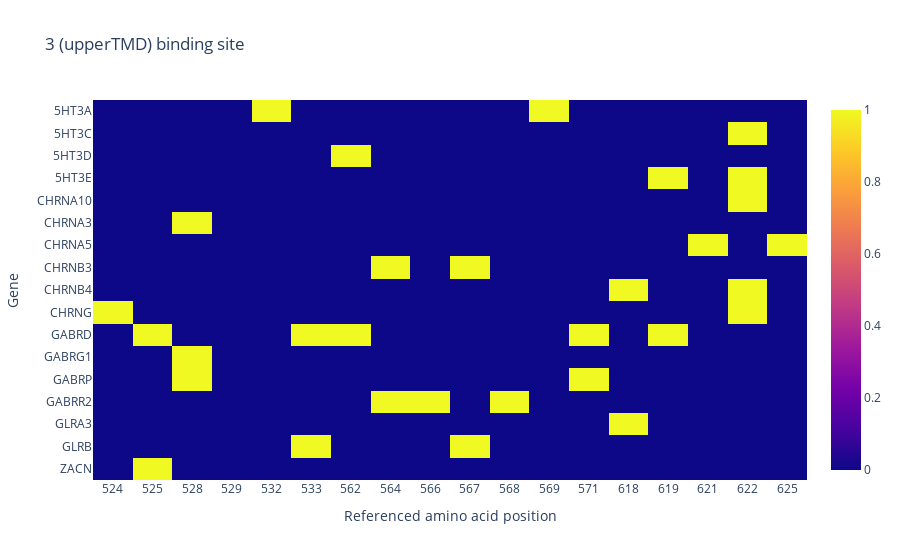

Source (notebook cell):
### Code cell
fig = go.Figure(data=go.Heatmap(
    z = data,
    x=[str(int(aa)) for aa in aacids],
    y=genes,
    hoverongaps=False
))
fig.update_layout(
    title=f"{bs_interest[0]} binding site",
    xaxis_title = "Referenced amino acid position",
    yaxis_title = "Gene"
)
fig.show()

### Figure 1 — Plotly figure (JSON) as saved in the notebook; plotly's stock layout.template omitted (floating-point values rounded to 4 significant figures; data arrays with more than 128 entries replaced by an {"elided": "..."} marker saying what was removed)
{"data": [{"hoverongaps": false, "type": "heatmap", "x": ["524", "525", "528", "529", "532", "533", "562", "564", "566", "567", "568", "569", "571", "618", "619", "621", "622", "625"], "y": ["ZACN", "GLRB", "GLRB", "GLRA3", "GABRR2", "GABRR2", "GABRR2", "GABRP", "GABRP", "GABRG1", "GABRD", "GABRD", "GABRD", "GABRD", "GABRD", "CHRNG", "CHRNG", "CHRNB4", "CHRNB4", "CHRNB3", "CHRNB3", "CHRNA5", "CHRNA5", "CHRNA3", "CHRNA10", "5HT3E", "5HT3E", "5HT3D", "5HT3C", "5HT3A", "5HT3A"], "z": {"elided": "31x18 int values"}}], "layout": {"title": {"text": "3 (upperTMD) binding site"}, "xaxis": {"title": {"text": "Referenced amino acid position"}}, "yaxis": {"title": {"text": "Gene"}}}}
